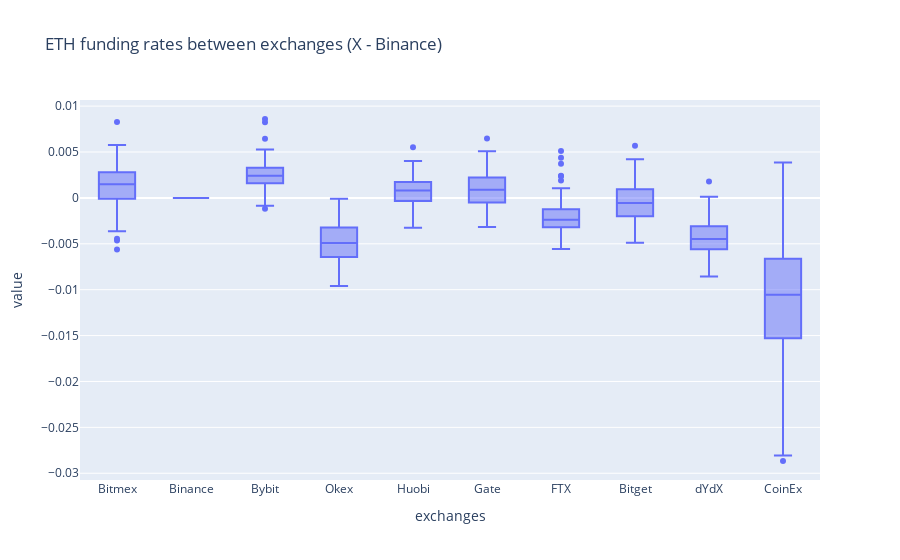

The code cell stored with this chart in its notebook:
### Markdown cell above
# EDA

### Code cell
plot_data = []

for i in range(100):
    a = (data.apply(lambda x: x - data.Binance, axis = 0)).iloc[np.random.randint(0,539,size=50),].mean().tolist()
    plot_data.append(a)
    
plot_data = pd.DataFrame(plot_data,columns = [data.columns])
plot_data = pd.melt(plot_data,var_name= 'exchanges', value_name='value')

fig = px.box(plot_data, x='exchanges', y='value',title=f"{params['symbol']} funding rates between exchanges (X - Binance)")
fig.show()

### Figure 1 — Plotly figure (JSON) as saved in the notebook; plotly's stock layout.template omitted (floating-point values rounded to 4 significant figures; data arrays with more than 128 entries replaced by an {"elided": "..."} marker saying what was removed)
{"data": [{"alignmentgroup": "True", "hovertemplate": "exchanges=%{x}<br>value=%{y}<extra></extra>", "legendgroup": "", "marker": {"color": "#636efa"}, "name": "", "notched": false, "offsetgroup": "", "orientation": "v", "showlegend": false, "type": "box", "x": {"elided": "1000 str values"}, "x0": " ", "xaxis": "x", "y": {"elided": "1000 float values"}, "y0": " ", "yaxis": "y"}], "layout": {"boxmode": "group", "legend": {"tracegroupgap": 0}, "title": {"text": "ETH funding rates between exchanges (X - Binance)"}, "xaxis": {"anchor": "y", "domain": [0, 1], "title": {"text": "exchanges"}}, "yaxis": {"anchor": "x", "domain": [0, 1], "title": {"text": "value"}}}}
